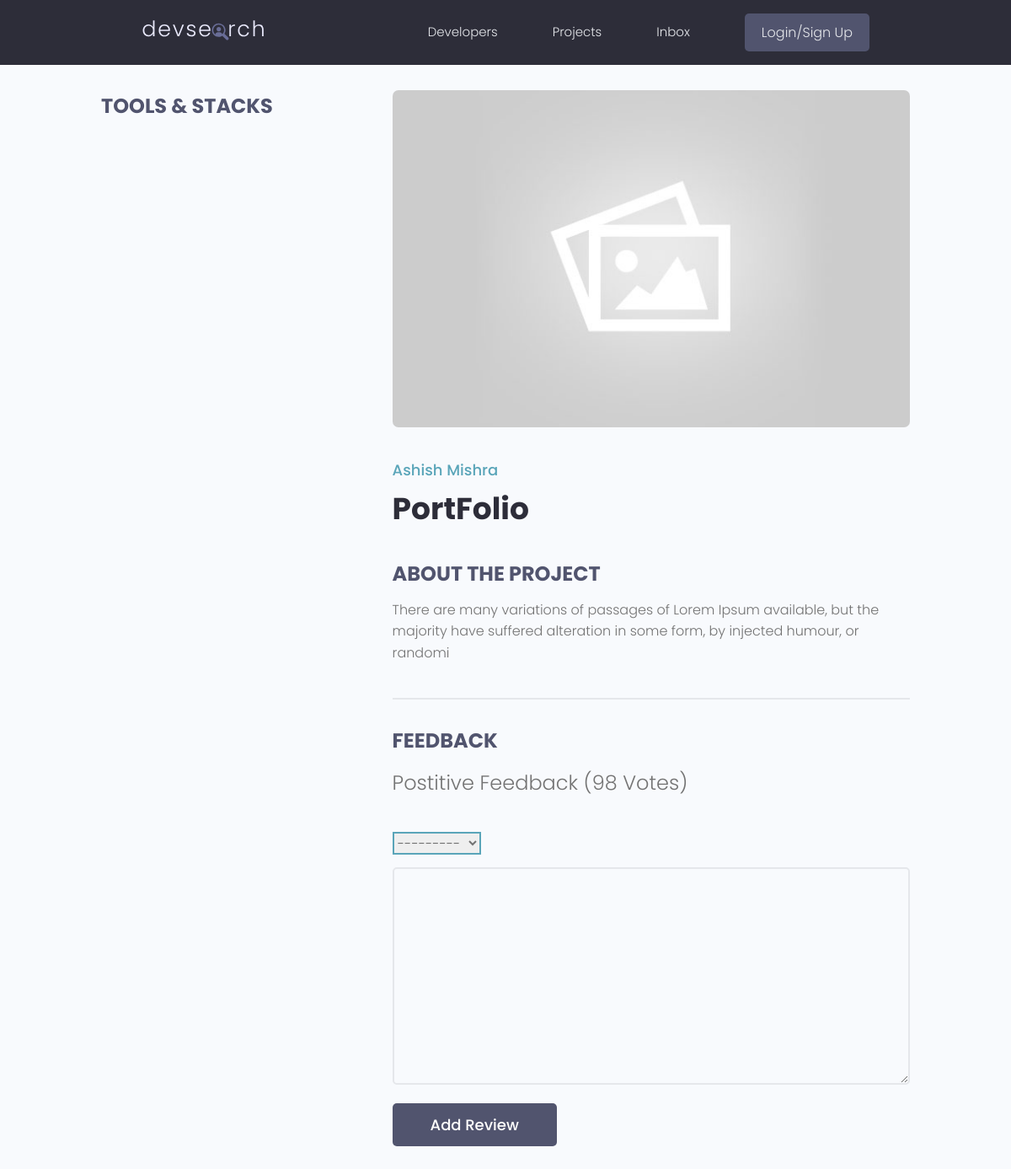
/projects/project/e77fd8ec-a807-4a44-9ffa-8553d04bf80e/, run on an earlier commit of the app's database.
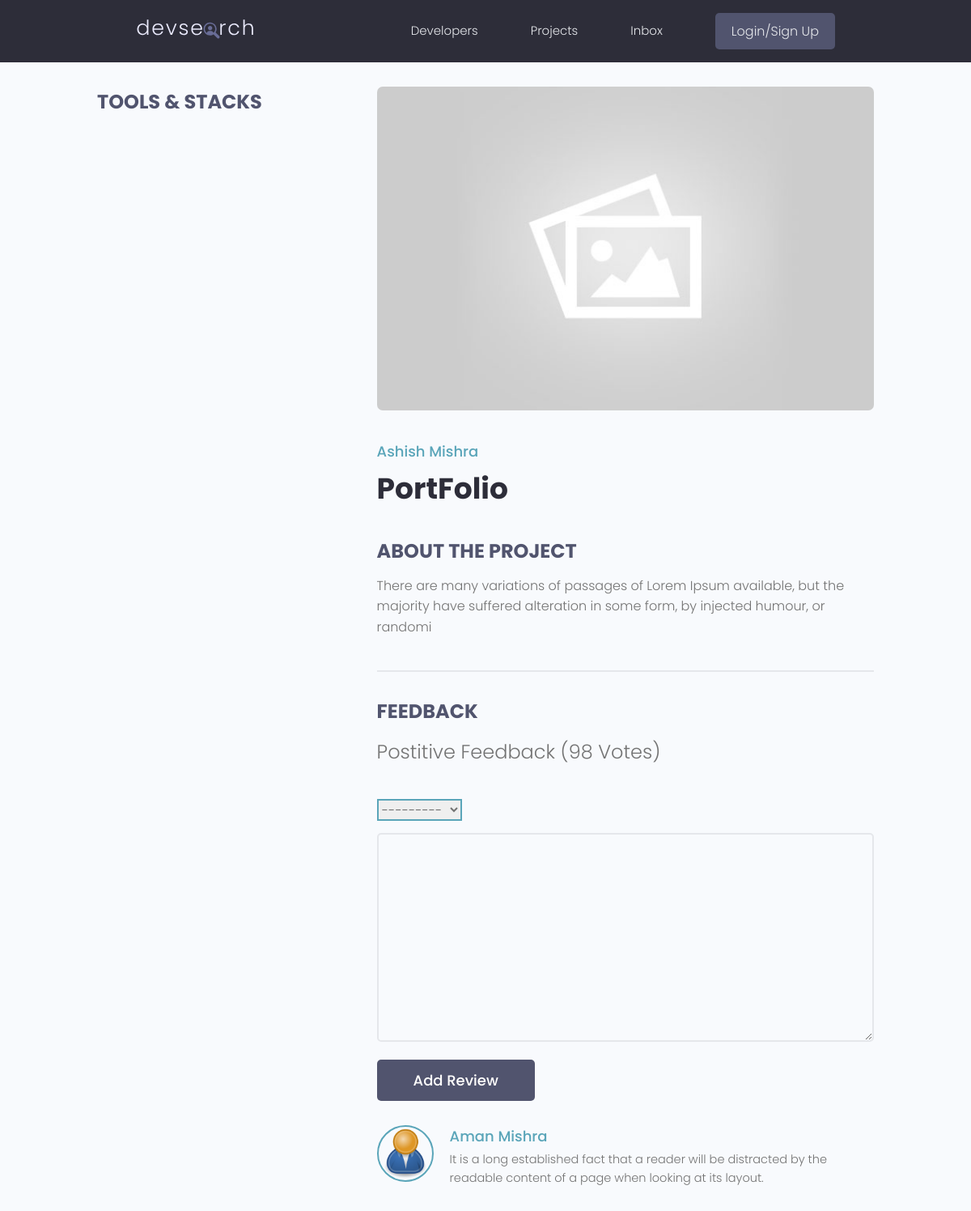
And on a later commit of the database.
### projects/models.py (models this page shows, shortened)
class Project(models.Model):
    owner= models.ForeignKey(Profile,null=True,blank=True,on_delete=models.SET_NULL)
    title= models.CharField(max_length=200)
    description= models.TextField(null=True,blank=True)
    featured_image = models.ImageField(null=True,blank=True,default="default.jpeg")
    demo_link=models.CharField(max_length=2000,null=True,blank=True)
    source_link= models.CharField(max_length=2000,null=True,blank=True)
    tags= models.ManyToManyField('Tag',blank=True)
    vote_total=models.IntegerField(default=0,null=True,blank=True)
    vote_ratio=models.IntegerField(default=0,null=True,blank=True)
    created= models.DateTimeField(auto_now_add=True)
    id= models.UUIDField(default=uuid.uuid4,unique=True,primary_key=True,editable=False)
    class Meta:
        ordering = ['created']

class Review(models.Model):
    VOTE_TYPE = (
        ('up', 'Up Vote'),
        ('down', 'Down Vote'),
    )
    owner = models.ForeignKey(Profile, on_delete=models.CASCADE, null=True)
    project = models.ForeignKey(Project, on_delete=models.CASCADE)
    body = models.TextField(null=True, blank=True)
    value = models.CharField(max_length=200, choices=VOTE_TYPE)
    created = models.DateTimeField(auto_now_add=True)
    id = models.UUIDField(default=uuid.uuid4, unique=True,
                          primary_key=True, editable=False)
    class Meta:
        unique_together = [['owner', 'project']]

### users/models.py (models this page shows, shortened)
class Profile(models.Model):
    user= models.OneToOneField(User, on_delete=models.CASCADE,null=True,blank=True)
    name = models.CharField(max_length=200,blank= True, null=True)
    email = models.EmailField(max_length=500, blank=True,null=True)
    username=models.CharField(max_length=200,blank= True, null=True)
    location=models.CharField(max_length=200,blank= True, null=True)
    short_intro = models.CharField(max_length=200,blank= True, null=True)
    bio= models.TextField(blank= True, null=True)
    profile_image = models.ImageField(null=True,blank=True,upload_to='profiles/',default="profiles/user-default.png")
    social_github = models.CharField(max_length=200,blank= True, null=True)
    social_linkedin = models.CharField(max_length=200,blank= True, null=True)
    social_twitter = models.CharField(max_length=200,blank= True, null=True)
    social_insta = models.CharField(max_length=200,blank= True, null=True)
    social_website = models.CharField(max_length=200,blank= True, null=True)
    created= models.DateTimeField(auto_now_add=True)
    id= models.UUIDField(default=uuid.uuid4,unique=True,primary_key=True,editable=False)

### projects/views.py (the view, shortened to what this page needs)
# urls.py: path('project/<str:pk>/',views.project,name="project"),
def project(request,pk):
    projectobj= Project.objects.get(id=pk)
    form = ReviewForm()
    return render(request,'projects/single-project.html',{'project':projectobj, 'form': form})

### projects/forms.py
class ReviewForm(ModelForm):
    class Meta:
        model = Review
        fields = ['value', 'body']
        labels = {
            'value': 'Place your vote',
            'body': 'Add a comment with your vote'
        }
    def __init__(self, *args, **kwargs):
        super(ReviewForm, self).__init__(*args, **kwargs)
        for name, field in self.fields.items():
            field.widget.attrs.update({'class': 'input'})

### projects/templates/projects/single-project.html (shortened to what this page needs)
{%extends 'main.html'%}
{%block content%}
  <main class="singleProject my-md">
    <div class="container">
      <div class="layout">
        <div class="column column--1of3">
          <h3 class="singleProject__subtitle">Tools & Stacks</h3>
        </div>
        <div class="column column--2of3">
          <img class="singleProject__preview" src="{{project.featured_image.url}} " alt="portfolio thumbnail" />
          <a href="{% url 'user-profile' project.owner.id %}" class="singleProject__developer">{{project.owner.name}}</a>
          <h2 class="singleProject__title">{{project.title}}</h2>
          <h3 class="singleProject__subtitle">About the Project</h3>
          <div class="singleProject__info">
           <p>{{project.description|slice:"150"}} </p>
          </div>
          <div class="comments">
            <h3 class="singleProject__subtitle">Feedback</h3>
            <h5 class="project--rating">
              {{project.vate_ratio}} Postitive Feedback ({{project.vote_total}} Vote{{project.vote_total|pluralize:"s"}})
            </h5>
            <form class="form" action="{% url 'project' project.id %}" method="POST">
              {% for field in form %}
              <div class="form__field">
                  {{field}}
              </div>
              {% endfor %}
              <input class="btn btn--sub btn--lg" type="submit" value="Add Review" />
          </form>
            <div class="commentList">
              {% for review in project.review_set.all %}
              {% if review.body %}
              <div class="comment">
                  <a href="{% url 'user-profile' review.owner.id  %}">
                      <img class="avatar avatar--md" src="{{review.owner.profile_image.url}}" alt="user" />
                  </a>
                  <div class="comment__details">
                      <a href="{% url 'user-profile' review.owner.id %}"
                          class="comment__author">{{review.owner.name}}</a>
                      <p class="comment__info">{{review.body|linebreaksbr}}</p>
                  </div>
              </div>
              {% endif %}
              {% endfor %}
            </div>
          </div>
        </div>
      </div>
    </div>
  </main>
{%endblock content%}

### templates/main.html (shortened to what this page needs)
<!DOCTYPE html>
{%load static %}
<html lang="en">
<head>
    <link rel="stylesheet" href="https://cdn.iconmonstr.com/1.3.0/css/iconmonstr-iconic-font.min.css" />
    <link rel="stylesheet" href="{% static  'uikit/styles/uikit.css' %}" />
    <link rel="stylesheet" href="{% static 'styles/app.css' %}" />
</head>
<body>
    {% include 'navbar.html'%}
    {%block content%}
    {% endblock content%}
</body>
</html>

### templates/navbar.html (shortened to what this page needs)
{%load static%}
<header class="header">
    <div class="container container--narrow">
      <a href="{%url 'profiles'%}" class="header__logo">
        <img src="{% static 'images/logo.svg'%}" alt="DevSearch Logo" />
      </a>
      <nav class="header__nav">
        <ul class="header__menu">
          <li class="header__menuItem"><a href="{%url 'profiles'%}">Developers</a></li>
          <li class="header__menuItem"><a href="{%url 'Projects'%}">Projects</a></li>
          <li class="header__menuItem"><a href="">Inbox</a></li>
          {% if request.user.is_authenticated %}
          <li class="header__menuItem"><a href="{% url 'account' %}" class="btn btn--sub">Account</a></li>
          <li class="header__menuItem"><a href="{%url 'logout'%}" class="btn btn--sub">Logout</a></li>
          {% else %}
          <li class="header__menuItem"><a href="{%url 'login'%}" class="btn btn--sub">Login/Sign Up</a></li>
          {%endif%}
        </ul>
      </nav>
    </div>
  </header>

### static/styles/app.css (style rules this page uses)
:root { --color-sub: #2d2d39; }
.btn--sub { background-color: var(--color-sub-light); }
img { width: 100%; }
.header { position: sticky; z-index: 111; background-color: var(--color-sub); padding: 1.5rem 0; }
.header > .container { display: flex; justify-content: space-between; align-items: center; }
.header__logo > img { height: 3.8rem; }
.header__nav > ul { display: inline-flex; align-items: center; list-style: none; gap: 6.5rem; }
.header__menuItem > a { color: var(--color-light); font-weight: 300; }
.singleProject .column--1of3 { order: 2; }
@media screen and (min-width: 1081px) { .singleProject .column--1of3 { order: 1; } }
@media screen and (min-width: 1081px) { .singleProject .column--2of3 { order: 2; } }
.singleProject__preview { height: 50vh; object-fit: cover; object-position: top center; margin-bottom: 3rem; border-radius: 0.7rem; }
.singleProject__developer { font-size: 1.8rem; font-weight: 500; }
.singleProject__title { font-size: 3.6rem; font-weight: 700; color: var(--color-sub); margin-bottom: 3rem; }
.project--rating { margin-bottom: 1.6em; margin-top: .5em; }
.singleProject__subtitle { text-transform: uppercase; font-size: 2.4rem; font-weight: 700; color: var(--color-sub-light); margin-bottom: 1rem; }
.comments { margin-top: 4rem; padding-top: 3rem; border-top: 2px solid var(--color-light); }
.commentList { margin: 3rem 0; }
.comment { display: flex; gap: 2rem; }
.comment__author { font-size: 1.8rem; }
.comment__info { font-size: 1.45rem; }

### static/uikit/styles/modules/_variables.css (style rules this page uses)
:root { --color-main: #5aa5b9; --color-main-light: #e6faff; --color-sub: #3f4156; --color-sub-light: #51546e; --color-sub-lighter: #ededfd; --color-text: #737373; --color-gray: #8b8b8b; --color-light: #e5e7eb; --color-light-gray: #767676; --color-bg: #f8fafd; --color-white: #fffefd; --color-white-light: #f3f3f3; --color-success: #359e64; --color-success-bg: #def8e8; --color-error: #fc4b0b; --color-error-bg: #fff2ee; --font-base: 'Poppins', arial, helvetica, 'Segoe UI', roboto, ubuntu, sans-serif; --font-monospace: 'Fira Code', 'Courier New', courier, monospace; --font-regular: 300; --font-medium: 500; --font-bold: 700; --generic-shadow: 1px 1px 5px #00000010; --generic-transition: all 0.3s ease-in-out; }

### static/uikit/styles/modules/_base.css (style rules this page uses)
* { margin: 0; padding: 0; box-sizing: border-box; text-rendering: optimizeLegibility; color: inherit; font-size: inherit; }
html { font-size: 50%; }
@media only screen and (min-width: 480px) { html { font-size: 56.25%; } }
@media only screen and (min-width: 1200px) { html { font-size: 62.5%; } }
body { line-height: 1.6; font-weight: 400; font-size: 1.5rem; color: var(--color-text); background-color: var(--color-bg); min-height: 100vh; }

### static/uikit/styles/modules/_typography.css (style rules this page uses)
* { font-family: var(--font-base); }
h2 { font-size: 3.6rem; font-weight: var(--font-bold); }
h3 { font-size: 3.2rem; font-weight: var(--font-medium); }
h5 { font-size: 2.4rem; font-weight: var(--font-medium); }
h5, h6 { font-weight: var(--font-regular); }
p, span, strong { font-size: 1.6rem; color: var(--color-text); font-weight: var(--font-regular); }
a { padding-bottom: 2px; text-decoration: none; display: inline-block; color: var(--color-main); font-weight: var(--font-medium); }

### static/uikit/styles/modules/_utilities.css (style rules this page uses)
.container { width: 92%; max-width: 165rem; margin: 0 auto; box-sizing: border-box; }
.container--narrow { width: 92%; max-width: 120rem; }
@media screen and (min-width: 1000px) { .container { width: 90%; } }
@media screen and (min-width: 1000px) { .container--narrow { width: 85%; } }
@media screen and (min-width: 1200px) { .container { width: 80%; } }
@media screen and (min-width: 1200px) { .container--narrow { width: 72%; } }
.my-md { margin: 3rem auto; }

### static/uikit/styles/modules/_avatar.css (style rules this page uses)
.avatar { border-radius: 50%; border: 2px solid var(--color-main); object-fit: cover; }
.avatar--md { height: 7rem; width: 7rem; }

### static/uikit/styles/modules/_button.css (style rules this page uses)
.btn { display: inline-block; position: relative; cursor: pointer; background-color: var(--color-light); font-weight: var(--font-medium); color: var(--color-sub); text-decoration: none; padding: 1rem 2rem; border-radius: 0.5rem; border: none; width: -webkit-fit-content; width: -moz-fit-content; width: fit-content; height: -webkit-fit-content; height: -moz-fit-content; height: fit-content; font-size: 1.6rem; outline-width: 0; outline-color: transparent; -webkit-backface-visibility: hidden; backface-visibility: hidden; transition: all 0.3s ease-in-out; }
.btn--sub { background-color: var(--color-sub); color: var(--color-white); }
.btn--lg { font-size: 1.8rem; padding: 1.2rem 4.5rem; }

What changed in the data, as far as the page shows it:
added Review: owner.profile_image (placeholder picture), owner.name "Aman Mishra", body "It is a long established fact that a reader will be distracted by the readable content of a page when looking at its layout."
